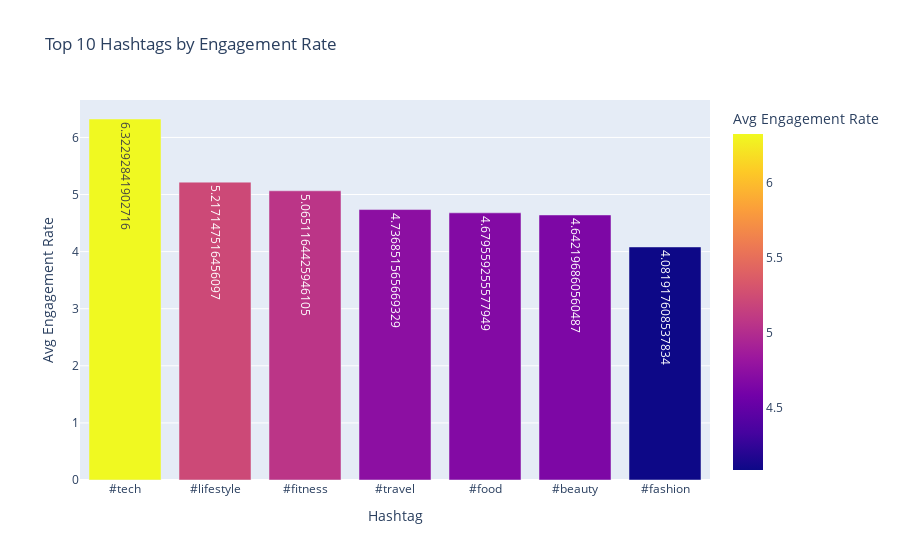

Source (notebook cell):
### Markdown cell above
Plot: Top 10 Hashtags by Avg. Engagement

### Code cell
fig4 = px.bar(
    top_hashtags,
    x='Hashtag',
    y='Avg Engagement Rate',
    title='Top 10 Hashtags by Engagement Rate',
    text='Avg Engagement Rate',
    color='Avg Engagement Rate'
)
fig4.show()

### Figure 1 — Plotly figure (JSON) as saved in the notebook; plotly's stock layout.template omitted (floating-point values rounded to 4 significant figures)
{"data": [{"hovertemplate": "Hashtag=%{x}<br>Avg Engagement Rate=%{marker.color}<extra></extra>", "legendgroup": "", "marker": {"color": [6.323, 5.217, 5.065, 4.737, 4.68, 4.642, 4.082], "coloraxis": "coloraxis", "pattern": {"shape": ""}}, "name": "", "orientation": "v", "showlegend": false, "text": [6.323, 5.217, 5.065, 4.737, 4.68, 4.642, 4.082], "textposition": "auto", "type": "bar", "x": ["#tech", "#lifestyle", "#fitness", "#travel", "#food", "#beauty", "#fashion"], "xaxis": "x", "y": [6.323, 5.217, 5.065, 4.737, 4.68, 4.642, 4.082], "yaxis": "y"}], "layout": {"barmode": "relative", "coloraxis": {"colorbar": {"title": {"text": "Avg Engagement Rate"}}, "colorscale": [[0, "#0d0887"], [0.1111, "#46039f"], [0.2222, "#7201a8"], [0.3333, "#9c179e"], [0.4444, "#bd3786"], [0.5556, "#d8576b"], [0.6667, "#ed7953"], [0.7778, "#fb9f3a"], [0.8889, "#fdca26"], [1, "#f0f921"]]}, "legend": {"tracegroupgap": 0}, "title": {"text": "Top 10 Hashtags by Engagement Rate"}, "xaxis": {"anchor": "y", "domain": [0, 1], "title": {"text": "Hashtag"}}, "yaxis": {"anchor": "x", "domain": [0, 1], "title": {"text": "Avg Engagement Rate"}}}}
